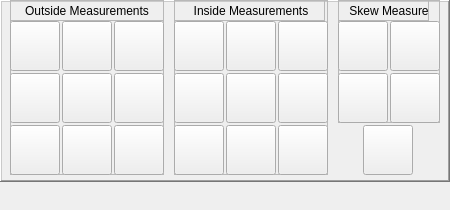
     <widget class="QStackedWidget" name="stackedWidget_6">
      <property name="geometry">
       <rect>
        <x>0</x>
        <y>0</y>
        <width>450</width>
        <height>210</height>
       </rect>
      </property>
      <property name="currentIndex">
       <number>0</number>
      </property>
      <widget class="QWidget" name="probing_panel_inside_outside">
       <widget class="QFrame" name="frame_8">
        <property name="geometry">
         <rect>
          <x>0</x>
          <y>0</y>
          <width>450</width>
          <height>182</height>
         </rect>
        </property>
        <property name="frameShape">
         <enum>QFrame::WinPanel</enum>
        </property>
        <property name="frameShadow">
         <enum>QFrame::Raised</enum>
        </property>
        <widget class="QFrame" name="frame_probing_outside_measure">
         <property name="geometry">
          <rect>
           <x>10</x>
           <y>0</y>
           <width>154</width>
           <height>175</height>
          </rect>
         </property>
         <property name="frameShape">
          <enum>QFrame::StyledPanel</enum>
         </property>
         <property name="frameShadow">
          <enum>QFrame::Raised</enum>
         </property>
         <widget class="PushButton" name="xpyp">
          <property name="geometry">
           <rect>
            <x>0</x>
            <y>125</y>
            <width>50</width>
            <height>50</height>
           </rect>
          </property>
          <property name="text">
           <string/>
          </property>
          <property name="icon">
           <iconset>
            <normaloff>../../../../share/qtvcp/images/probe_icons/inX+Y+.png</normaloff>../../../../share/qtvcp/images/probe_icons/inX+Y+.png</iconset>
          </property>
          <property name="iconSize">
           <size>
            <width>48</width>
            <height>48</height>
           </size>
          </property>
         </widget>
         <widget class="PushButton" name="xpym">
          <property name="geometry">
           <rect>
            <x>0</x>
            <y>21</y>
            <width>50</width>
            <height>50</height>
           </rect>
          </property>
          <property name="text">
           <string/>
          </property>
          <property name="icon">
           <iconset>
            <normaloff>../../../../share/qtvcp/images/probe_icons/inX+Y-.png</normaloff>../../../../share/qtvcp/images/probe_icons/inX+Y-.png</iconset>
          </property>
          <property name="iconSize">
           <size>
            <width>48</width>
            <height>48</height>
           </size>
          </property>
         </widget>
         <widget class="PushButton" name="xp">
          <property name="geometry">
           <rect>
            <x>0</x>
            <y>73</y>
            <width>50</width>
            <height>50</height>
           </rect>
          </property>
          <property name="text">
           <string/>
          </property>
          <property name="icon">
           <iconset>
            <normaloff>../../../../share/qtvcp/images/probe_icons/inX+.png</normaloff>../../../../share/qtvcp/images/probe_icons/inX+.png</iconset>
          </property>
          <property name="iconSize">
           <size>
            <width>48</width>
            <height>48</height>
           </size>
          </property>
         </widget>
         <widget class="PushButton" name="yp">
          <property name="geometry">
           <rect>
            <x>52</x>
            <y>125</y>
            <width>50</width>
            <height>50</height>
           </rect>
          </property>
          <property name="text">
           <string/>
          </property>
          <property name="icon">
           <iconset>
            <normaloff>../../../../share/qtvcp/images/probe_icons/inY+.png</normaloff>../../../../share/qtvcp/images/probe_icons/inY+.png</iconset>
          </property>
          <property name="iconSize">
           <size>
            <width>48</width>
            <height>48</height>
           </size>
          </property>
         </widget>
         <widget class="PushButton" name="ym">
          <property name="geometry">
           <rect>
            <x>52</x>
            <y>21</y>
            <width>50</width>
            <height>50</height>
           </rect>
          </property>
          <property name="text">
           <string/>
          </property>
          <property name="icon">
           <iconset>
            <normaloff>../../../../share/qtvcp/images/probe_icons/inY-.png</normaloff>../../../../share/qtvcp/images/probe_icons/inY-.png</iconset>
          </property>
          <property name="iconSize">
           <size>
            <width>48</width>
            <height>48</height>
           </size>
          </property>
         </widget>
         <widget class="PushButton" name="xy_center">
          <property name="geometry">
           <rect>
            <x>52</x>
            <y>73</y>
            <width>50</width>
            <height>50</height>
           </rect>
          </property>
          <property name="font">
           <font>
            <pointsize>8</pointsize>
           </font>
          </property>
          <property name="text">
           <string/>
          </property>
          <property name="icon">
           <iconset>
            <normaloff>../../../../share/qtvcp/images/probe_icons/center.png</normaloff>../../../../share/qtvcp/images/probe_icons/center.png</iconset>
          </property>
          <property name="iconSize">
           <size>
            <width>48</width>
            <height>48</height>
           </size>
          </property>
         </widget>
         <widget class="PushButton" name="xmyp">
          <property name="geometry">
           <rect>
            <x>104</x>
            <y>125</y>
            <width>50</width>
            <height>50</height>
           </rect>
          </property>
          <property name="text">
           <string/>
          </property>
          <property name="icon">
           <iconset>
            <normaloff>../../../../share/qtvcp/images/probe_icons/inX-Y+.png</normaloff>../../../../share/qtvcp/images/probe_icons/inX-Y+.png</iconset>
          </property>
          <property name="iconSize">
           <size>
            <width>48</width>
            <height>48</height>
           </size>
          </property>
         </widget>
         <widget class="PushButton" name="xmym">
          <property name="geometry">
           <rect>
            <x>104</x>
            <y>21</y>
            <width>50</width>
            <height>50</height>
           </rect>
          </property>
          <property name="text">
           <string/>
          </property>
          <property name="icon">
           <iconset>
            <normaloff>../../../../share/qtvcp/images/probe_icons/inX-Y-.png</normaloff>../../../../share/qtvcp/images/probe_icons/inX-Y-.png</iconset>
          </property>
          <property name="iconSize">
           <size>
            <width>48</width>
            <height>48</height>
           </size>
          </property>
         </widget>
         <widget class="PushButton" name="xm">
          <property name="geometry">
           <rect>
            <x>104</x>
            <y>73</y>
            <width>50</width>
            <height>50</height>
           </rect>
          </property>
          <property name="text">
           <string/>
          </property>
          <property name="icon">
           <iconset>
            <normaloff>../../../../share/qtvcp/images/probe_icons/inX-.png</normaloff>../../../../share/qtvcp/images/probe_icons/inX-.png</iconset>
          </property>
          <property name="iconSize">
           <size>
            <width>48</width>
            <height>48</height>
           </size>
          </property>
         </widget>
         <widget class="QFrame" name="frame_probing_outside_measure">
          <property name="geometry">
           <rect>
            <x>0</x>
            <y>0</y>
            <width>154</width>
            <height>21</height>
           </rect>
          </property>
          <property name="frameShape">
           <enum>QFrame::StyledPanel</enum>
          </property>
          <property name="frameShadow">
           <enum>QFrame::Raised</enum>
          </property>
          <widget class="QLabel" name="label_outside_measure">
           <property name="geometry">
            <rect>
             <x>0</x>
             <y>0</y>
             <width>154</width>
             <height>21</height>
            </rect>
           </property>
           <property name="text">
            <string>Outside Measurements</string>
           </property>
           <property name="alignment">
            <set>Qt::AlignCenter</set>
           </property>
          </widget>
         </widget>
        </widget>
        <widget class="QFrame" name="frame_probing_rotation_edge">
         <property name="geometry">
          <rect>
           <x>338</x>
           <y>0</y>
           <width>102</width>
           <height>123</height>
          </rect>
         </property>
         <property name="frameShape">
          <enum>QFrame::StyledPanel</enum>
         </property>
         <property name="frameShadow">
          <enum>QFrame::Raised</enum>
         </property>
         <widget class="PushButton" name="angle_xp">
          <property name="geometry">
           <rect>
            <x>0</x>
            <y>21</y>
            <width>50</width>
            <height>50</height>
           </rect>
          </property>
          <property name="text">
           <string/>
          </property>
          <property name="icon">
           <iconset>
            <normaloff>../../../../share/qtvcp/images/probe_icons/angleX+.png</normaloff>../../../../share/qtvcp/images/probe_icons/angleX+.png</iconset>
          </property>
          <property name="iconSize">
           <size>
            <width>48</width>
            <height>48</height>
           </size>
          </property>
         </widget>
         <widget class="PushButton" name="angle_yp">
          <property name="geometry">
           <rect>
            <x>0</x>
            <y>73</y>
            <width>50</width>
            <height>50</height>
           </rect>
          </property>
          <property name="text">
           <string/>
          </property>
          <property name="icon">
           <iconset>
            <normaloff>../../../../share/qtvcp/images/probe_icons/angleY+.png</normaloff>../../../../share/qtvcp/images/probe_icons/angleY+.png</iconset>
          </property>
          <property name="iconSize">
           <size>
            <width>48</width>
            <height>48</height>
           </size>
          </property>
         </widget>
         <widget class="PushButton" name="angle_ym">
          <property name="geometry">
           <rect>
            <x>52</x>
            <y>21</y>
            <width>50</width>
            <height>50</height>
           </rect>
          </property>
          <property name="text">
           <string/>
          </property>
          <property name="icon">
           <iconset>
            <normaloff>../../../../share/qtvcp/images/probe_icons/angleY-.png</normaloff>../../../../share/qtvcp/images/probe_icons/angleY-.png</iconset>
          </property>
          <property name="iconSize">
           <size>
            <width>48</width>
            <height>48</height>
           </size>
          </property>
         </widget>
         <widget class="QFrame" name="frame_rotation_label">
          <property name="geometry">
           <rect>
            <x>0</x>
            <y>0</y>
            <width>91</width>
            <height>21</height>
           </rect>
          </property>
          <property name="frameShape">
           <enum>QFrame::StyledPanel</enum>
          </property>
          <property name="frameShadow">
           <enum>QFrame::Raised</enum>
          </property>
          <widget class="QLabel" name="label_rotation_label">
           <property name="geometry">
            <rect>
             <x>0</x>
             <y>0</y>
             <width>102</width>
             <height>21</height>
            </rect>
           </property>
           <property name="text">
            <string>Skew Measure</string>
           </property>
           <property name="alignment">
            <set>Qt::AlignCenter</set>
           </property>
          </widget>
         </widget>
         <widget class="PushButton" name="angle_xm">
          <property name="geometry">
           <rect>
            <x>52</x>
            <y>73</y>
            <width>50</width>
            <height>50</height>
           </rect>
          </property>
          <property name="icon">
           <iconset>
            <normaloff>../../../../share/qtvcp/images/probe_icons/angleX-.png</normaloff>../../../../share/qtvcp/images/probe_icons/angleX-.png</iconset>
          </property>
          <property name="iconSize">
           <size>
            <width>48</width>
            <height>48</height>
           </size>
          </property>
         </widget>
        </widget>
        <widget class="QFrame" name="frame_probing_inside_measure">
         <property name="geometry">
          <rect>
           <x>174</x>
           <y>0</y>
           <width>154</width>
           <height>175</height>
          </rect>
         </property>
         <property name="frameShape">
          <enum>QFrame::StyledPanel</enum>
         </property>
         <property name="frameShadow">
          <enum>QFrame::Raised</enum>
         </property>
         <widget class="PushButton" name="xmym1">
          <property name="geometry">
           <rect>
            <x>0</x>
            <y>125</y>
            <width>50</width>
            <height>50</height>
           </rect>
          </property>
          <property name="text">
           <string/>
          </property>
          <property name="icon">
           <iconset>
            <normaloff>../../../../share/qtvcp/images/probe_icons/inX-Y-.png</normaloff>../../../../share/qtvcp/images/probe_icons/inX-Y-.png</iconset>
          </property>
          <property name="iconSize">
           <size>
            <width>48</width>
            <height>48</height>
           </size>
          </property>
         </widget>
         <widget class="PushButton" name="xmyp1">
          <property name="geometry">
           <rect>
            <x>0</x>
            <y>21</y>
            <width>50</width>
            <height>50</height>
           </rect>
          </property>
          <property name="text">
           <string/>
          </property>
          <property name="icon">
           <iconset>
            <normaloff>../../../../share/qtvcp/images/probe_icons/inX-Y+.png</normaloff>../../../../share/qtvcp/images/probe_icons/inX-Y+.png</iconset>
          </property>
          <property name="iconSize">
           <size>
            <width>48</width>
            <height>48</height>
           </size>
          </property>
         </widget>
         <widget class="PushButton" name="xm1">
          <property name="geometry">
           <rect>
            <x>0</x>
            <y>73</y>
            <width>50</width>
            <height>50</height>
           </rect>
          </property>
          <property name="text">
           <string/>
          </property>
          <property name="icon">
           <iconset>
            <normaloff>../../../../share/qtvcp/images/probe_icons/inX-.png</normaloff>../../../../share/qtvcp/images/probe_icons/inX-.png</iconset>
          </property>
          <property name="iconSize">
           <size>
            <width>48</width>
            <height>48</height>
           </size>
          </property>
         </widget>
         <widget class="PushButton" name="ym1">
          <property name="geometry">
           <rect>
            <x>52</x>
            <y>125</y>
            <width>50</width>
            <height>50</height>
           </rect>
          </property>
          <property name="text">
           <string/>
          </property>
          <property name="icon">
           <iconset>
            <normaloff>../../../../share/qtvcp/images/probe_icons/inY-.png</normaloff>../../../../share/qtvcp/images/probe_icons/inY-.png</iconset>
          </property>
          <property name="iconSize">
           <size>
            <width>48</width>
            <height>48</height>
           </size>
          </property>
         </widget>
         <widget class="PushButton" name="yp1">
          <property name="geometry">
           <rect>
            <x>52</x>
            <y>21</y>
            <width>50</width>
            <height>50</height>
           </rect>
          </property>
          <property name="text">
           <string/>
          </property>
          <property name="icon">
           <iconset>
            <normaloff>../../../../share/qtvcp/images/probe_icons/inY+.png</normaloff>../../../../share/qtvcp/images/probe_icons/inY+.png</iconset>
          </property>
          <property name="iconSize">
           <size>
            <width>48</width>
            <height>48</height>
           </size>
          </property>
         </widget>
         <widget class="PushButton" name="xy_hole">
          <property name="geometry">
           <rect>
            <x>52</x>
            <y>73</y>
            <width>50</width>
            <height>50</height>
           </rect>
          </property>
          <property name="font">
           <font>
            <pointsize>8</pointsize>
           </font>
          </property>
          <property name="text">
           <string/>
          </property>
          <property name="icon">
           <iconset>
            <normaloff>../../../../share/qtvcp/images/probe_icons/inHole.png</normaloff>../../../../share/qtvcp/images/probe_icons/inHole.png</iconset>
          </property>
          <property name="iconSize">
           <size>
            <width>48</width>
            <height>48</height>
           </size>
          </property>
         </widget>
         <widget class="PushButton" name="xpym1">
          <property name="geometry">
           <rect>
            <x>104</x>
            <y>125</y>
            <width>50</width>
            <height>50</height>
           </rect>
          </property>
          <property name="text">
           <string/>
          </property>
          <property name="icon">
           <iconset>
            <normaloff>../../../../share/qtvcp/images/probe_icons/inX+Y-.png</normaloff>../../../../share/qtvcp/images/probe_icons/inX+Y-.png</iconset>
          </property>
          <property name="iconSize">
           <size>
            <width>48</width>
            <height>48</height>
           </size>
          </property>
         </widget>
         <widget class="PushButton" name="xpyp1">
          <property name="geometry">
           <rect>
            <x>104</x>
            <y>21</y>
            <width>50</width>
            <height>50</height>
           </rect>
          </property>
          <property name="text">
           <string/>
          </property>
          <property name="icon">
           <iconset>
            <normaloff>../../../../share/qtvcp/images/probe_icons/inX+Y+.png</normaloff>../../../../share/qtvcp/images/probe_icons/inX+Y+.png</iconset>
          </property>
          <property name="iconSize">
           <size>
            <width>48</width>
            <height>48</height>
           </size>
          </property>
         </widget>
         <widget class="PushButton" name="xp1">
          <property name="geometry">
           <rect>
            <x>104</x>
            <y>73</y>
            <width>50</width>
            <height>50</height>
           </rect>
          </property>
          <property name="text">
           <string/>
          </property>
          <property name="icon">
           <iconset>
            <normaloff>../../../../share/qtvcp/images/probe_icons/inX+.png</normaloff>../../../../share/qtvcp/images/probe_icons/inX+.png</iconset>
          </property>
          <property name="iconSize">
           <size>
            <width>48</width>
            <height>48</height>
           </size>
          </property>
         </widget>
         <widget class="QFrame" name="frame_probing_inside_label">
          <property name="geometry">
           <rect>
            <x>0</x>
            <y>0</y>
            <width>151</width>
            <height>21</height>
           </rect>
          </property>
          <property name="frameShape">
           <enum>QFrame::StyledPanel</enum>
          </property>
          <property name="frameShadow">
           <enum>QFrame::Raised</enum>
          </property>
          <widget class="QLabel" name="label_inside_measure">
           <property name="geometry">
            <rect>
             <x>0</x>
             <y>0</y>
             <width>154</width>
             <height>21</height>
            </rect>
           </property>
           <property name="text">
            <string>Inside Measurements</string>
           </property>
           <property name="alignment">
            <set>Qt::AlignCenter</set>
           </property>
          </widget>
         </widget>
        </widget>
        <widget class="PushButton" name="down">
         <property name="geometry">
          <rect>
           <x>363</x>
           <y>125</y>
           <width>50</width>
           <height>50</height>
          </rect>
         </property>
         <property name="text">
          <string/>
         </property>
         <property name="icon">
          <iconset>
           <normaloff>../../../../share/qtvcp/images/probe_icons/down.png</normaloff>../../../../share/qtvcp/images/probe_icons/down.png</iconset>
         </property>
         <property name="iconSize">
          <size>
           <width>48</width>
           <height>48</height>
          </size>
         </property>
         <property name="checkable">
          <bool>false</bool>
         </property>
         <property name="checked">
          <bool>false</bool>
         </property>
         <property name="indicator_option" stdset="0">
          <bool>false</bool>
         </property>
        </widget>
       </widget>
      </widget>
      <widget class="QWidget" name="probing_panel_rotation">
       <widget class="QFrame" name="frame_probing_rotation">
        <property name="geometry">
         <rect>
          <x>0</x>
          <y>0</y>
          <width>450</width>
          <height>210</height>
         </rect>
        </property>
        <property name="frameShape">
         <enum>QFrame::StyledPanel</enum>
        </property>
        <property name="frameShadow">
         <enum>QFrame::Raised</enum>
        </property>
        <widget class="PushButton" name="pbtn_probing_auto_zero_3">
         <property name="geometry">
          <rect>
           <x>140</x>
           <y>210</y>
           <width>50</width>
           <height>42</height>
          </rect>
         </property>
         <property name="text">
          <string>Auto
Zero</string>
         </property>
        </widget>
       </widget>
      </widget>
     </widget>
